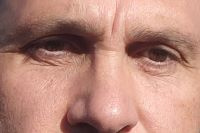
#> input picture GC_VISION/DATA/gc_face.jpg, 200 x 133 px, found by its file name
$ python gc_image_filtering.py
#> lines starting #> are read from the running program, lines starting #| are printed output that depends on the picture
import cv2
import numpy as np

#
# Load the image
#
img = cv2.imread("GC_VISION/DATA/gc_face.jpg")
#> img is the input picture: shape (133, 200, 3); mean B, G, R 123, 136.5, 183.6
img = cv2.resize(img, (0,0), fx=0.6, fy=0.6)
#> img: shape (80, 120, 3)
print("BGR values on pixel at (10,10) are", img[10,10])
#| BGR values on pixel at (10,10) are [ 72  78 115]

#
# Split image into BRG,
# Show Blue, Red, Green in colored space
#
blue = img.copy()
blue[:,:,1] = 0
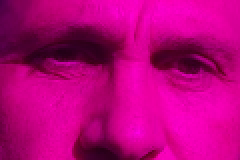
#> blue: shape (80, 120, 3) (shown 2 times larger); mean B, G, R 122.9, 0, 183.5
blue[:,:,2] = 0
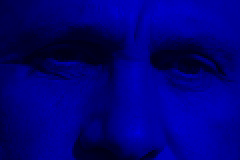
#> blue: shape (80, 120, 3) (shown 2 times larger); mean B, G, R 122.9, 0, 0

red = img.copy()
red[:,:,0] = 0
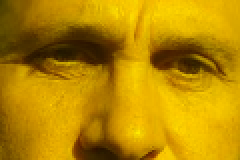
#> red: shape (80, 120, 3) (shown 2 times larger); mean B, G, R 0, 136.4, 183.5
red[:,:,1] = 0
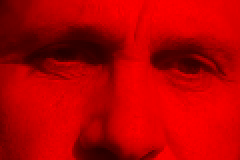
#> red: shape (80, 120, 3) (shown 2 times larger); mean B, G, R 0, 0, 183.5

green = img.copy()
green[:,:,0] = 0
green[:,:,2] = 0
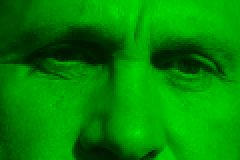
#> green: shape (80, 120, 3) (shown 2 times larger); mean B, G, R 0, 136.4, 0

color_split = np.concatenate((blue,green,red),axis=1)
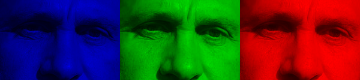
#> color_split: shape (80, 360, 3); mean B, G, R 41, 45.5, 61.2

cv2.imshow("Color Image", img)
cv2.imshow("Blue", blue)
cv2.imshow("Green", green)
cv2.imshow("Red", red)
cv2.imshow("Blue,Green,Red split", color_split)
cv2.waitKey(0)
cv2.destroyAllWindows()

'''
#
# Split image into BRG,
# Show Blue, Red, Green in single channel as grayscale
#
b = img[:,:,0]
g = img[:,:,1]
r = img[:,:,2]

bgr_split = np.concatenate((b,g,r),axis=1)

cv2.imshow("Blue", b)
cv2.imshow("Green", g)
cv2.imshow("Red", r)

cv2.imshow("Color Image", img)
cv2.imshow("Blue,Green,Red split", bgr_split)

cv2.waitKey(0)
cv2.destroyAllWindows()


#
# Split image into HSV,
#
hsv = cv2.cvtColor(img, cv2.COLOR_BGR2HSV)
h,s,v = cv2.split(hsv)
hsv_split = np.concatenate((h,s,v),axis=1)

cv2.imshow("Hue", h)
cv2.imshow("Saturation", s)
cv2.imshow("Value", v)

cv2.imshow("Color Image", img)
cv2.imshow("Hue, Saturation and Value split",hsv_split)
cv2.waitKey(0)
cv2.destroyAllWindows()

'''

$ run again, with GC_VISION/DATA/real_chessboard.jpg copied over GC_VISION/DATA/gc_face.jpg
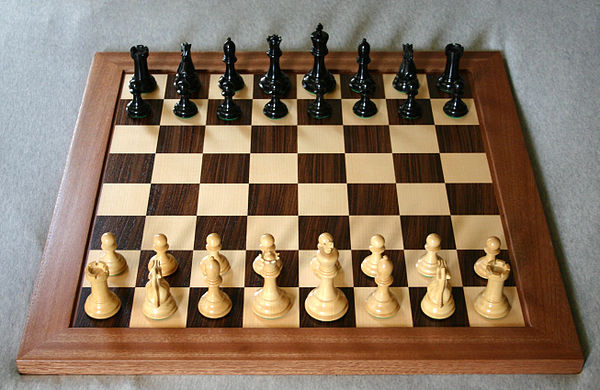
#> input picture GC_VISION/DATA/real_chessboard.jpg, 600 x 390 px, found by its file name
#> img is the input picture: shape (390, 600, 3); mean B, G, R 98.1, 117.7, 137.5
#> img: shape (234, 360, 3)
#| BGR values on pixel at (10,10) are [219 210 196]
#> `green[:,:,2] = 0`:
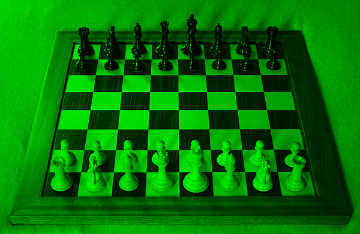
#> green: shape (234, 360, 3); mean B, G, R 0, 117.6, 0
#> `color_split = np.concatenate((blue,green,red),axis=1)`:
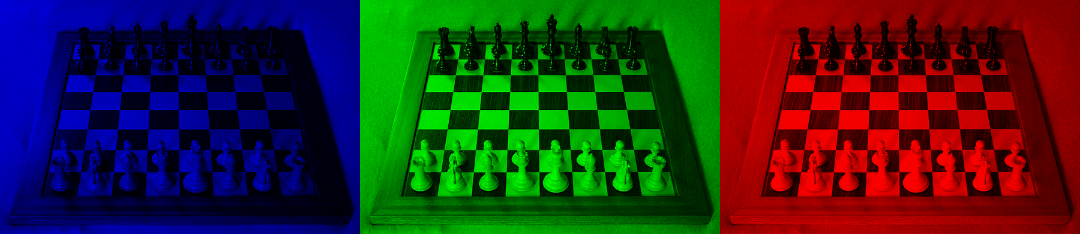
#> color_split: shape (234, 1080, 3); mean B, G, R 32.7, 39.2, 45.8

$ run again, with GC_VISION/DATA/sammy.jpg copied over GC_VISION/DATA/gc_face.jpg
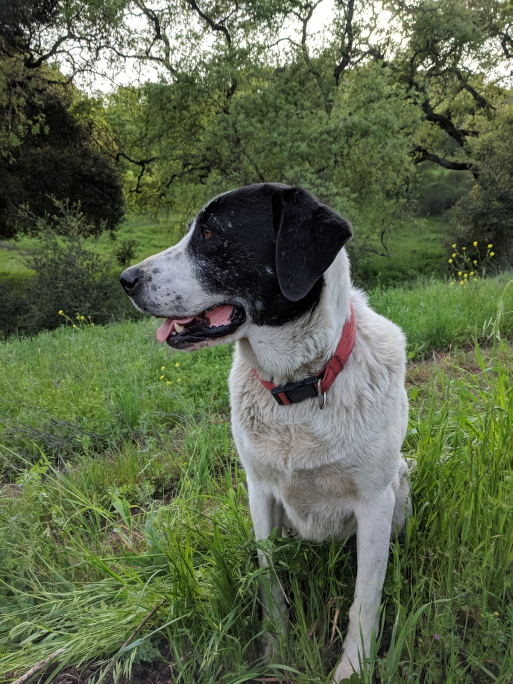
#> input picture GC_VISION/DATA/sammy.jpg, 1025 x 1367 px, found by its file name (shown at 1/2 size)
#> img is the input picture: shape (1367, 1025, 3); mean B, G, R 74.2, 102.6, 91.2
#> img: shape (820, 615, 3)
#| BGR values on pixel at (10,10) are [35 34 36]
#> `green[:,:,2] = 0`:
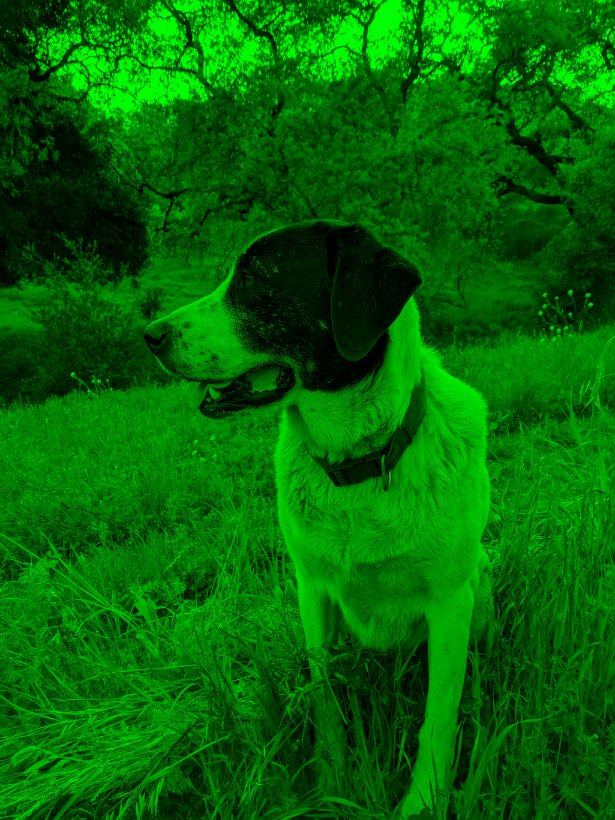
#> green: shape (820, 615, 3); mean B, G, R 0, 102.6, 0
#> `color_split = np.concatenate((blue,green,red),axis=1)`:
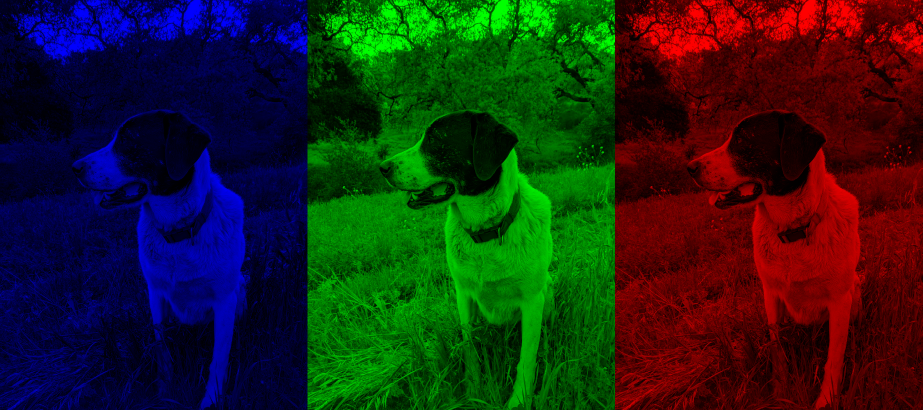
#> color_split: shape (820, 1845, 3) (shown at 1/2 size); mean B, G, R 24.7, 34.2, 30.4
